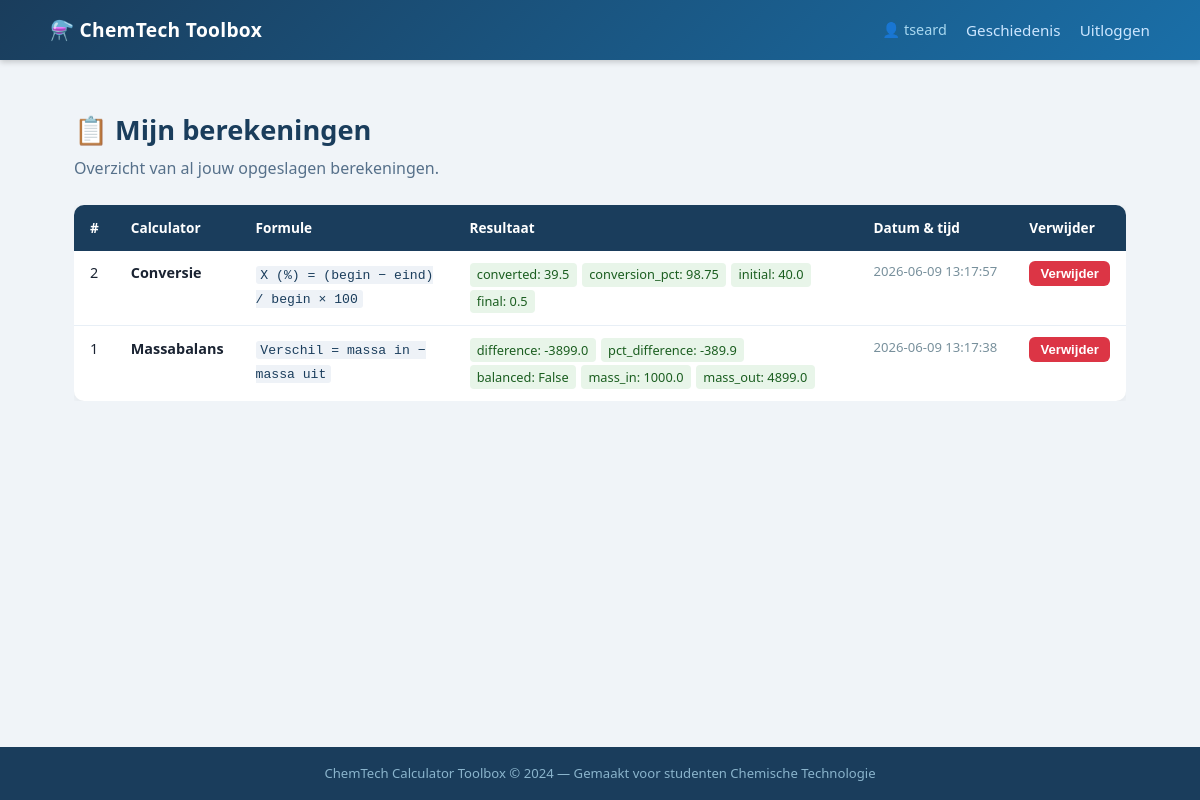
Screenshot of /history (signed in) with the database file from the repository.
### tables this page shows
CREATE TABLE calculations (
            id               INTEGER PRIMARY KEY AUTOINCREMENT,
            user_id          INTEGER NOT NULL,
            calculator_name  TEXT NOT NULL,
            input_data       TEXT NOT NULL,
            formula          TEXT NOT NULL,
            result           TEXT NOT NULL,
            created_at       TEXT NOT NULL,
            FOREIGN KEY (user_id) REFERENCES users(id)
        );

### app.py (the view)
@app.route("/history")
@login_required
def history():
    db = get_db()
    rows = db.execute(
        """
        SELECT id, calculator_name, input_data, formula, result, created_at
        FROM calculations
        WHERE user_id = ?
        ORDER BY created_at DESC
        """,
        (session["user_id"],),
    ).fetchall()
    calculations = []
    for row in rows:
        calculations.append({
            "id": row["id"],
            "calculator_name": row["calculator_name"],
            "input_data": json.loads(row["input_data"]),
            "formula": row["formula"],
            "result": json.loads(row["result"]),
            "created_at": row["created_at"],
        })
    return render_template("history.html", calculations=calculations)

### app.py (called while the page is built)
def get_db():
    if "db" not in g:
        g.db = sqlite3.connect(DATABASE)
        g.db.row_factory = sqlite3.Row
    return g.db

def login_required(f):
    @wraps(f)
    def decorated(*args, **kwargs):
        if "username" not in session:
            flash("Log eerst in om de calculators te gebruiken.", "warning")
            return redirect(url_for("login"))
        return f(*args, **kwargs)
    return decorated

### templates/history.html (shortened to what this page needs)
{% extends "base.html" %}
{% block content %}
<div class="page-header">
  <h2>📋 Mijn berekeningen</h2>
  <p>Overzicht van al jouw opgeslagen berekeningen.</p>
</div>
{% if calculations %}
  <div class="table-wrapper">
    <table class="history-table">
      <thead>
        <tr>
          <th>#</th>
          <th>Calculator</th>
          <th>Formule</th>
          <th>Resultaat</th>
          <th>Datum &amp; tijd</th>
          <th>Verwijder</th>
        </tr>
      </thead>
      <tbody>
        {% for calc in calculations %}
        <tr>
          <td>{{ calc.id }}</td>
          <td><strong>{{ calc.calculator_name }}</strong></td>
          <td><code>{{ calc.formula }}</code></td>
          <td>
            {% for key, val in calc.result.items() %}
              <span class="result-pill">{{ key }}: {{ val }}</span>
            {% endfor %}
          </td>
          <td class="date-cell">{{ calc.created_at }}</td>
          <td>
            <form method="POST" action="{{ url_for('delete_calculation', calc_id=calc.id) }}"
                  onsubmit="return confirm('Weet je zeker dat je deze berekening wilt verwijderen?');">
              <button type="submit" class="btn btn-danger btn-sm">Verwijder</button>
            </form>
          </td>
        </tr>
        {% endfor %}
      </tbody>
    </table>
  </div>
{% else %}
  <div class="empty-state">
    <p>Je hebt nog geen berekeningen opgeslagen.</p>
    <a class="btn btn-primary" href="{{ url_for('home') }}">Ga naar de calculators →</a>
  </div>
{% endif %}
{% endblock %}

### templates/base.html (shortened to what this page needs)
<!DOCTYPE html>
<html lang="nl">
<head>
  <link rel="stylesheet" href="{{ url_for('static', filename='style.css') }}" />
</head>
<body>
  <nav class="navbar">
    <div class="nav-inner">
      <a class="nav-brand" href="{{ url_for('home') }}">⚗️ ChemTech Toolbox</a>
      <div class="nav-links">
        {% if session.username %}
          <span class="nav-user">👤 {{ session.username }}</span>
          <a href="{{ url_for('history') }}">Geschiedenis</a>
          <a href="{{ url_for('logout') }}">Uitloggen</a>
        {% else %}
          <a href="{{ url_for('login') }}">Inloggen</a>
        {% endif %}
      </div>
    </div>
  </nav>
  <main class="main-content">
    {% block content %}{% endblock %}
  </main>
  <footer class="footer">
    <p>ChemTech Calculator Toolbox &copy; 2024 — Gemaakt voor studenten Chemische Technologie</p>
  </footer>
</body>
</html>

### static/style.css (style rules this page uses)
*, *::before, *::after { box-sizing: border-box; margin: 0; padding: 0; }
body { font-family: "Segoe UI", system-ui, Arial, sans-serif; font-size: 16px; line-height: 1.6; background-color: #f0f4f8; color: #1a2332; min-height: 100vh; display: flex; flex-direction: column; }
a { color: #1a6fa8; text-decoration: none; }
.navbar { background: linear-gradient(135deg, #1a3d5c 0%, #1a6fa8 100%); color: #fff; padding: 0 1.5rem; box-shadow: 0 2px 6px rgba(0,0,0,0.2); }
.nav-inner { max-width: 1100px; margin: 0 auto; display: flex; align-items: center; justify-content: space-between; height: 60px; }
.nav-brand { font-size: 1.2rem; font-weight: 700; color: #fff; letter-spacing: 0.3px; }
.nav-links { display: flex; align-items: center; gap: 1.2rem; font-size: 0.95rem; }
.nav-links a { color: #cce6ff; transition: color 0.15s; }
.nav-user { color: #a8d8f0; font-size: 0.9rem; }
.main-content { flex: 1; max-width: 1100px; margin: 0 auto; padding: 2rem 1.5rem; width: 100%; }
.page-header { margin-bottom: 1.5rem; }
.page-header h2 { font-size: 1.7rem; color: #1a3d5c; margin-bottom: 0.25rem; }
.page-header p { color: #56708a; }
.btn { display: inline-block; padding: 0.65rem 1.4rem; border-radius: 6px; font-size: 0.95rem; font-weight: 600; cursor: pointer; border: none; transition: background 0.15s, transform 0.1s; }
.btn-danger { background: #dc3545; color: #fff; }
.btn-sm { padding: 0.3rem 0.7rem; font-size: 0.82rem; }
.table-wrapper { overflow-x: auto; }
.history-table { width: 100%; border-collapse: collapse; background: #fff; border-radius: 10px; overflow: hidden; box-shadow: 0 2px 8px rgba(0,0,0,0.06); font-size: 0.9rem; }
.history-table th { background: #1a3d5c; color: #fff; padding: 0.75rem 1rem; text-align: left; font-weight: 600; font-size: 0.85rem; }
.history-table td { padding: 0.65rem 1rem; border-bottom: 1px solid #e8eff6; vertical-align: top; }
.history-table tr:last-child td { border-bottom: none; }
.result-pill { display: inline-block; background: #e8f5e9; color: #1b5e20; padding: 0.1rem 0.45rem; border-radius: 4px; font-size: 0.8rem; margin: 0.1rem 0.1rem 0.1rem 0; }
.date-cell { white-space: nowrap; color: #78909c; font-size: 0.82rem; }
code { background: #eef2f7; padding: 0.1rem 0.3rem; border-radius: 3px; font-size: 0.82rem; color: #1a3d5c; }
.footer { background: #1a3d5c; color: #8ab4cc; text-align: center; padding: 1rem; font-size: 0.82rem; margin-top: auto; }

### rows the page displays
calculations: id "2", calculator_name "Conversie", formula "X (%) = (begin − eind) / begin × 100", result "converted" "conversion_pct" "initial" "final", result "39.5" "98.75" "40.0" "0.5", created_at "2026-06-09 13:17:57"
calculations: id "1", calculator_name "Massabalans", formula "Verschil = massa in − massa uit", result "difference" "pct_difference" "balanced" "mass_in" "mass_out", result "-3899.0" "-389.9" "False" "1000.0" "4899.0", created_at "2026-06-09 13:17:38"

### other values shown
{{ session.username }} "tseard"
